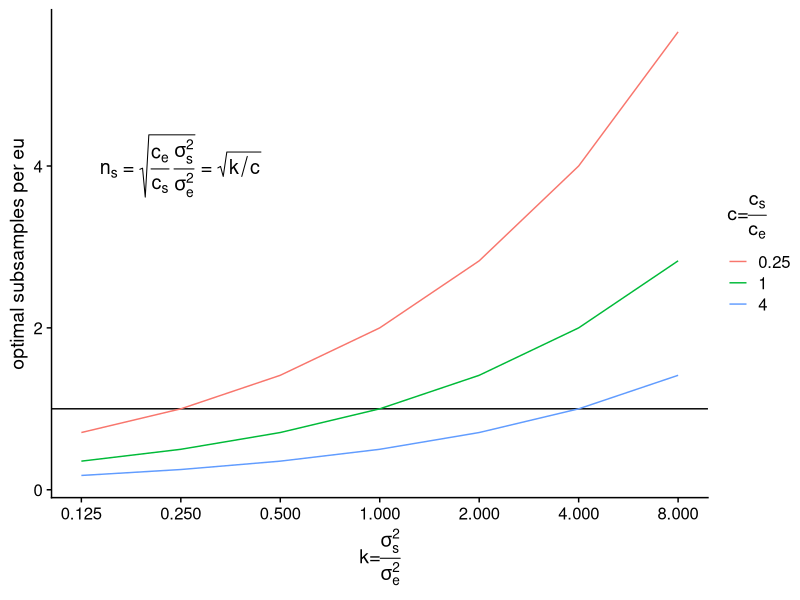

This chart was generated by the following R code:
## ---- chunk 1
library(cowplot)
library(ggplot2)
Cs = c(.25,1,4)
Ks = 2^seq(-3,3,by=1)
n_s = seq(1:20)

data = expand.grid(c = Cs, k = Ks)
data$s = with(data,sqrt(1/c*k))
data$c = as.factor(data$c)

ggplot(data,aes(x=k,y=s)) + 
    scale_x_log10(breaks = unique(data$k)) +
    geom_hline(yintercept = 1) +
    # geom_vline(xintercept = 1) +
    geom_line(aes(group = c,color = c)) + 
    guides(color = guide_legend(title=expression(paste(c,'=',frac(c[s],c[e]))))) +
    ylab('optimal subsamples per eu') +
    xlab(expression(paste(k,'=',frac(sigma[s]^2,sigma[e]^2)))) +
    annotate("text",x=.25,y=4,label="n[s]~'='~sqrt(frac(c[e],c[s])~frac(sigma[s]^2,sigma[e]^2))~'='~sqrt(k/c)",parse=T,size=5) + #
    background_grid(major = "xy", minor = "none") + theme_cowplot()
